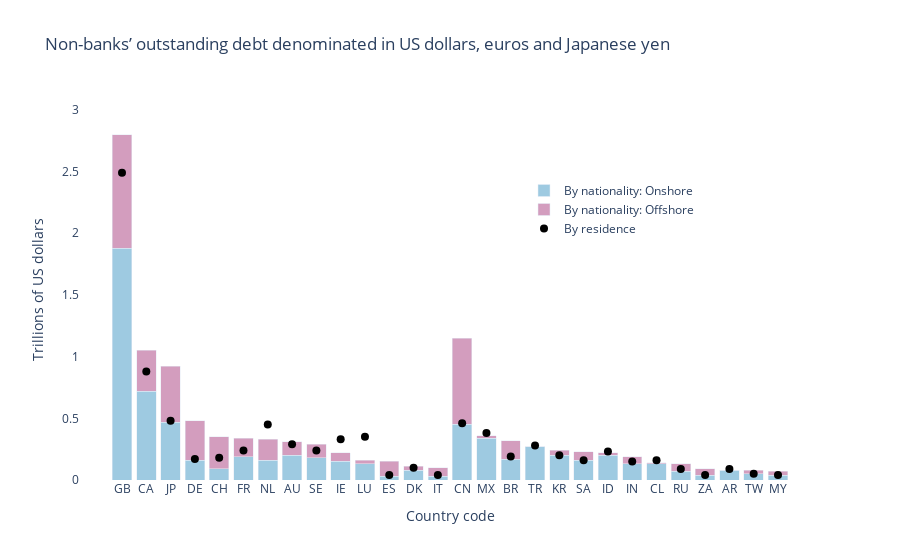

The cell this chart's notebook holds for it:
### Markdown cell above
## Create plot

Inputs:

- Dataframe
- Title of the plot

### Code cell
plot_templates.create_bar_chart(df_graph_4, 
                                title="Non-banks’ outstanding debt denominated in US dollars, euros and Japanese yen")

### Figure 1 — Plotly figure (JSON) as saved in the notebook; plotly's stock layout.template omitted (floating-point values rounded to 4 significant figures)
{"data": [{"customdata": ["Advanced Economies", "Advanced Economies", "Advanced Economies", "Advanced Economies", "Advanced Economies", "Advanced Economies", "Advanced Economies", "Advanced Economies", "Advanced Economies", "Advanced Economies", "Advanced Economies", "Advanced Economies", "Advanced Economies", "Advanced Economies", "Advanced Economies", "Emerging Market Economies", "Emerging Market Economies", "Emerging Market Economies", "Emerging Market Economies", "Emerging Market Economies", "Emerging Market Economies", "Emerging Market Economies", "Emerging Market Economies", "Emerging Market Economies", "Emerging Market Economies", "Emerging Market Economies", "Emerging Market Economies", "Emerging Market Economies"], "marker": {"color": "rgb(158,202,225)"}, "name": "By nationality: Onshore", "type": "bar", "visible": true, "x": ["GB", "CA", "JP", "DE", "CH", "FR", "NL", "AU", "SE", "IE", "LU", "ES", "DK", "IT", "CN", "MX", "BR", "TR", "KR", "SA", "ID", "IN", "CL", "RU", "ZA", "AR", "TW", "MY"], "y": [1.88, 0.72, 0.47, 0.16, 0.09, 0.19, 0.16, 0.2, 0.18, 0.15, 0.13, 0.03, 0.08, 0.03, 0.45, 0.34, 0.17, 0.27, 0.2, 0.16, 0.2, 0.13, 0.13, 0.07, 0.04, 0.08, 0.05, 0.04]}, {"customdata": ["Advanced Economies", "Advanced Economies", "Advanced Economies", "Advanced Economies", "Advanced Economies", "Advanced Economies", "Advanced Economies", "Advanced Economies", "Advanced Economies", "Advanced Economies", "Advanced Economies", "Advanced Economies", "Advanced Economies", "Advanced Economies", "Advanced Economies", "Emerging Market Economies", "Emerging Market Economies", "Emerging Market Economies", "Emerging Market Economies", "Emerging Market Economies", "Emerging Market Economies", "Emerging Market Economies", "Emerging Market Economies", "Emerging Market Economies", "Emerging Market Economies", "Emerging Market Economies", "Emerging Market Economies", "Emerging Market Economies"], "marker": {"color": "rgb(211,157,190)"}, "name": "By nationality: Offshore", "type": "bar", "visible": true, "x": ["GB", "CA", "JP", "DE", "CH", "FR", "NL", "AU", "SE", "IE", "LU", "ES", "DK", "IT", "CN", "MX", "BR", "TR", "KR", "SA", "ID", "IN", "CL", "RU", "ZA", "AR", "TW", "MY"], "y": [0.92, 0.33, 0.45, 0.32, 0.26, 0.15, 0.17, 0.11, 0.11, 0.07, 0.03, 0.12, 0.03, 0.07, 0.7, 0.02, 0.15, 0, 0.04, 0.07, 0.02, 0.06, 0.01, 0.06, 0.05, 0, 0.03, 0.03]}, {"customdata": ["Advanced Economies", "Advanced Economies", "Advanced Economies", "Advanced Economies", "Advanced Economies", "Advanced Economies", "Advanced Economies", "Advanced Economies", "Advanced Economies", "Advanced Economies", "Advanced Economies", "Advanced Economies", "Advanced Economies", "Advanced Economies", "Advanced Economies", "Emerging Market Economies", "Emerging Market Economies", "Emerging Market Economies", "Emerging Market Economies", "Emerging Market Economies", "Emerging Market Economies", "Emerging Market Economies", "Emerging Market Economies", "Emerging Market Economies", "Emerging Market Economies", "Emerging Market Economies", "Emerging Market Economies", "Emerging Market Economies"], "marker": {"color": "rgb(0,0,0)", "size": 8}, "mode": "markers", "name": "By residence", "type": "scatter", "visible": true, "x": ["GB", "CA", "JP", "DE", "CH", "FR", "NL", "AU", "SE", "IE", "LU", "ES", "DK", "IT", "CN", "MX", "BR", "TR", "KR", "SA", "ID", "IN", "CL", "RU", "ZA", "AR", "TW", "MY"], "y": [2.49, 0.88, 0.48, 0.17, 0.18, 0.24, 0.45, 0.29, 0.24, 0.33, 0.35, 0.04, 0.1, 0.04, 0.46, 0.38, 0.19, 0.28, 0.2, 0.16, 0.23, 0.15, 0.16, 0.09, 0.04, 0.09, 0.05, 0.04]}], "layout": {"barmode": "stack", "legend": {"font": {"size": 12}, "traceorder": "normal", "x": 0.6, "y": 0.8}, "plot_bgcolor": "rgba(0,0,0,0)", "title": {"text": "Non-banks’ outstanding debt denominated in US dollars, euros and Japanese yen"}, "xaxis": {"title": {"text": "Country code"}}, "yaxis": {"range": [0, 3.08], "title": {"text": "Trillions of US dollars"}}}}
